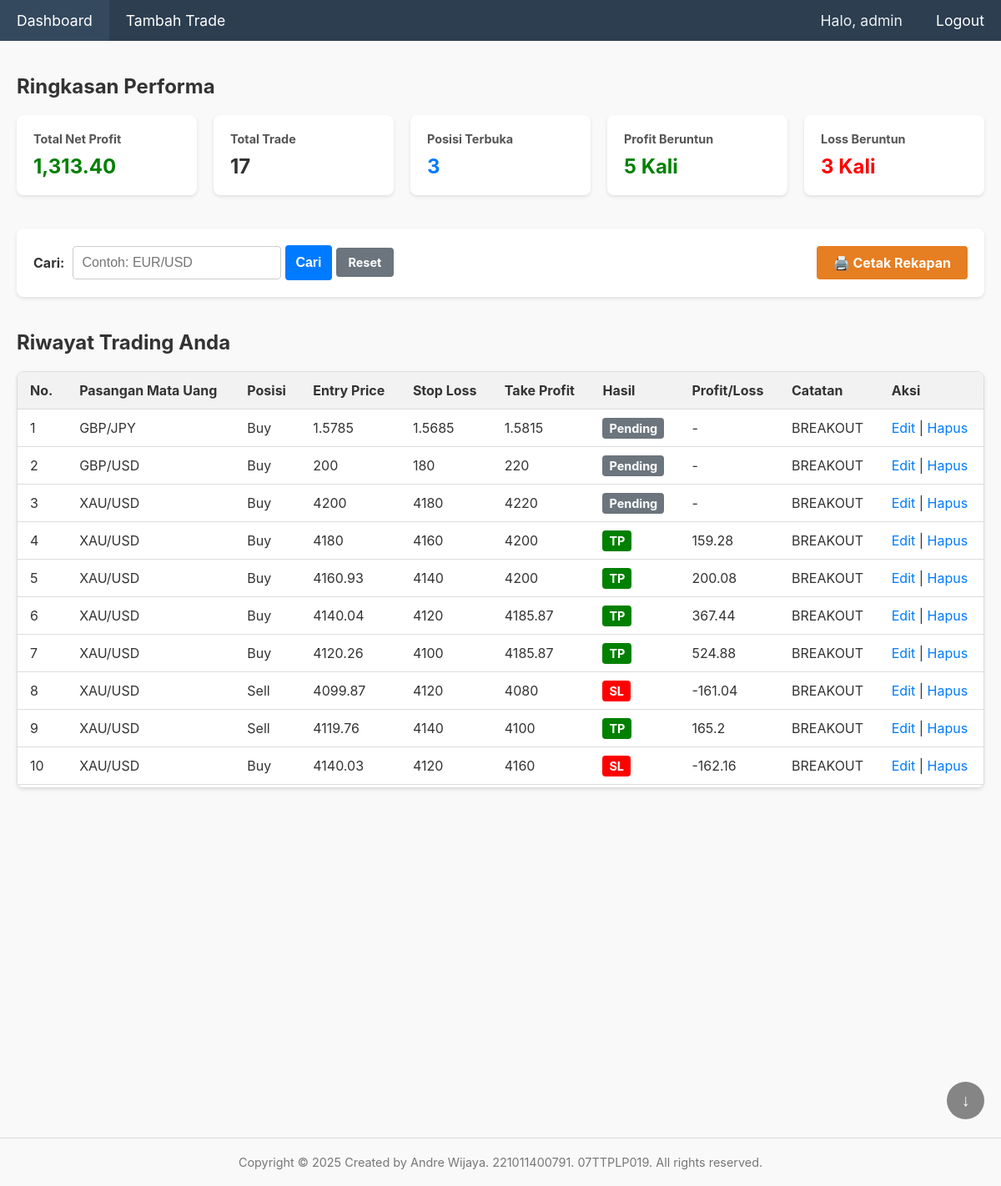
/dashboard.php (signed in), run on the app's committed database.
### tables this page shows
CREATE TABLE `trades` (
  `id` int(11) NOT NULL,
  `user_id` int(11) NOT NULL,
  `currency_pair` varchar(10) NOT NULL,
  `position_type` enum('Buy','Sell') NOT NULL,
  `entry_price` decimal(10,5) NOT NULL,
  `stop_loss` decimal(10,5) NOT NULL,
  `take_profit` decimal(10,5) NOT NULL,
  `hasil` enum('Pending','TP','SL') NOT NULL DEFAULT 'Pending',
  `profit_loss` decimal(10,2) DEFAULT NULL,
  `notes` text DEFAULT NULL
);

### dashboard.php (the view, shortened to what this page needs)
<?php
require_once 'config/database.php';
require_once 'templates/header.php';
$current_user_id = $_SESSION['user_id'];
$stmt_total = mysqli_prepare($koneksi, "SELECT COUNT(id) as total FROM trades WHERE user_id = ?");
mysqli_stmt_bind_param($stmt_total, "i", $current_user_id);
mysqli_stmt_execute($stmt_total);
$total_trades = mysqli_fetch_assoc(mysqli_stmt_get_result($stmt_total))['total'];
$stmt_pl = mysqli_prepare($koneksi, "SELECT SUM(profit_loss) as total_pl FROM trades WHERE user_id = ?");
mysqli_stmt_bind_param($stmt_pl, "i", $current_user_id);
mysqli_stmt_execute($stmt_pl);
$total_pl = mysqli_fetch_assoc(mysqli_stmt_get_result($stmt_pl))['total_pl'];
$stmt_open = mysqli_prepare($koneksi, "SELECT COUNT(id) as total_open FROM trades WHERE user_id = ? AND hasil = 'Pending'");
mysqli_stmt_bind_param($stmt_open, "i", $current_user_id);
mysqli_stmt_execute($stmt_open);
$total_open = mysqli_fetch_assoc(mysqli_stmt_get_result($stmt_open))['total_open'];
$stmt_streaks = mysqli_prepare($koneksi, "SELECT hasil FROM trades WHERE user_id = ? AND hasil IN ('TP', 'SL') ORDER BY id ASC");
mysqli_stmt_bind_param($stmt_streaks, "i", $current_user_id);
mysqli_stmt_execute($stmt_streaks);
$result_streaks = mysqli_stmt_get_result($stmt_streaks);
$max_win_streak = 0; $current_win_streak = 0; $max_loss_streak = 0; $current_loss_streak = 0;
while ($trade = mysqli_fetch_assoc($result_streaks)) {
    if ($trade['hasil'] == 'TP') {
        $current_win_streak++; $current_loss_streak = 0;
        if ($current_win_streak > $max_win_streak) $max_win_streak = $current_win_streak;
    } elseif ($trade['hasil'] == 'SL') {
        $current_loss_streak++; $current_win_streak = 0;
        if ($current_loss_streak > $max_loss_streak) $max_loss_streak = $current_loss_streak;
    }
}
$search_term = $_GET['search'] ?? '';
if (!empty($search_term)) {
    $query = "SELECT * FROM trades WHERE user_id = ? AND currency_pair LIKE ? ORDER BY id DESC";
    $stmt = mysqli_prepare($koneksi, $query);
    $search_like = "%" . $search_term . "%";
    mysqli_stmt_bind_param($stmt, "is", $current_user_id, $search_like);
} else {
    $query = "SELECT * FROM trades WHERE user_id = ? ORDER BY id DESC";
    $stmt = mysqli_prepare($koneksi, $query);
    mysqli_stmt_bind_param($stmt, "i", $current_user_id);
}
mysqli_stmt_execute($stmt);
$result = mysqli_stmt_get_result($stmt);
?>
<div class="container">
    <div class="welcome-msg">
        <h2>Ringkasan Performa</h2>
    </div>
    <div class="stats-container">
        <div class="stat-card">
            <h4>Total Net Profit</h4>
            <p class="stat-number <?php echo ($total_pl >= 0) ? 'profit' : 'loss'; ?>">
                <?php echo number_format($total_pl ?? 0, 2); ?>
            </p>
        </div>
        <div class="stat-card">
            <h4>Total Trade</h4>
            <p class="stat-number neutral"><?php echo $total_trades; ?></p>
        </div>
        <div class="stat-card">
            <h4>Posisi Terbuka</h4>
            <p class="stat-number blue"><?php echo $total_open; ?></p>
        </div>
        <div class="stat-card">
            <h4>Profit Beruntun</h4>
            <p class="stat-number profit"><?php echo $max_win_streak; ?> Kali</p>
        </div>
        <div class="stat-card">
            <h4>Loss Beruntun</h4>
            <p class="stat-number loss"><?php echo $max_loss_streak; ?> Kali</p>
        </div>
    </div>
    <div class="search-container" style="display: flex; justify-content: space-between; align-items: center; flex-wrap: wrap;">
        <form action="dashboard.php" method="GET" style="display: flex; align-items: center;">
            <label for="search" style="margin-right: 10px;">Cari:</label>
            <input type="text" id="search" name="search" placeholder="Contoh: EUR/USD" value="<?php echo htmlspecialchars($search_term); ?>" style="margin-right: 5px;">
            <button type="submit" class="btn btn-primary">Cari</button>
            <a href="dashboard.php" class="btn btn-reset">Reset</a>
        </form>
        <a href="cetak.php" target="_blank" class="btn" style="background-color: #e67e22; color: white; text-decoration: none; padding: 10px 20px; margin-left: auto;">
            🖨️ Cetak Rekapan
        </a>
    </div>
    <div class="welcome-msg" style="margin-top: 40px;">
        <h2>Riwayat Trading Anda</h2>
    </div>
    <div class="table-wrapper">
        <table class="main-table">
            <thead>
                <tr>
                    <th>No.</th>
                    <th>Pasangan Mata Uang</th>
                    <th>Posisi</th>
                    <th>Entry Price</th>
                    <th>Stop Loss</th>
                    <th>Take Profit</th>
                    <th>Hasil</th>
                    <th>Profit/Loss</th>
                    <th>Catatan</th>
                    <th>Aksi</th>
                </tr>
            </thead>
            <tbody>
                <?php if (mysqli_num_rows($result) > 0): ?>
                    <?php $nomor = 1; ?>
                    <?php while ($trade = mysqli_fetch_assoc($result)): ?>
                        <?php
                            $hasil_class = 'pending';
                            if ($trade['hasil'] == 'TP') $hasil_class = 'tp';
                            if ($trade['hasil'] == 'SL') $hasil_class = 'sl';
                        ?>
                        <tr>
                            <td><?php echo $nomor++; ?></td>
                            <td><?php echo htmlspecialchars($trade['currency_pair']); ?></td>
                            <td><?php echo htmlspecialchars($trade['position_type']); ?></td>
                            <td><?php echo (float)$trade['entry_price']; ?></td>
                            <td><?php echo (float)$trade['stop_loss']; ?></td>
                            <td><?php echo (float)$trade['take_profit']; ?></td>
                            <td><span class="status-badge <?php echo $hasil_class; ?>"><?php echo $trade['hasil']; ?></span></td>
                            <td><?php echo $trade['profit_loss'] ? (float)$trade['profit_loss'] : '-'; ?></td>
                            <td><?php echo htmlspecialchars($trade['notes']); ?></td>
                            <td>
                                <a href="trade_edit.php?id=<?php echo $trade['id']; ?>">Edit</a> |
                                <a href="trade_process.php?action=delete&id=<?php echo $trade['id']; ?>" onclick="return confirm('Yakin ingin menghapus?')">Hapus</a>
                            </td>
                        </tr>
                    <?php endwhile; ?>
                <?php endif; ?>
            </tbody>
        </table>
    </div> </div> <?php require_once 'templates/footer.php';  ?>

### templates/header.php (shortened to what this page needs)
<!DOCTYPE html>
<html lang="id">
<head>
    <link rel="stylesheet" href="assets/css/style.css">
</head>
<body>
    <div class="navbar">
        <a href="dashboard.php">Dashboard</a>
        <a href="trade_add.php">Tambah Trade</a>
        <div class="right">
            <?php if (isset($_SESSION['username'])): ?>
                <span class="navbar-user">Halo, <?php echo htmlspecialchars($_SESSION['username']); ?></span>
                <a href="logout.php">Logout</a>
            <?php endif; ?>
        </div>
    </div>

### templates/footer.php (shortened to what this page needs)
    <footer class="footer">
        <p>
            Copyright &copy; <?php echo date("Y"); ?> Created by Andre Wijaya. 221011400791. 07TTPLP019. All rights reserved.
        </p>
    </footer>
    <div class="scroll-button-container">
        <button id="scrollToBottomBtn" title="Pergi ke bawah">&darr;</button>
    </div>
    </body>
</html>

### assets/css/style.css (style rules this page uses)
html { box-sizing: border-box; height: 100%; }
*, *:before, *:after { box-sizing: inherit; }
body { font-family: -apple-system, BlinkMacSystemFont, "Segoe UI", Roboto, "Helvetica Neue", Arial, sans-serif; margin: 0; background-color: #f9f9f9; color: #333; display: flex; flex-direction: column; height: 100vh; overflow: hidden; }
a { color: #007bff; text-decoration: none; }
.navbar { background-color: #2c3e50; overflow: hidden; width: 100%; z-index: 1000; flex-shrink: 0; }
.navbar a { float: left; display: block; color: white; text-align: center; padding: 14px 20px; text-decoration: none; font-size: 1.1em; }
.navbar .right { float: right; }
.navbar .navbar-user { color: #ecf0f1; cursor: default; padding: 14px 20px; font-size: 1.1em; float: left; display: block; }
.container { width: 100%; max-width: 1600px; margin: 0 auto; padding: 20px; flex-grow: 1; overflow-y: auto; }
.footer { text-align: center; padding: 20px 0; border-top: 1px solid #ddd; font-size: 0.9em; color: #777; background-color: #f9f9f9; width: 100%; z-index: 1000; flex-shrink: 0; }
.footer p { margin: 0; }
input[type="text"], input[type="email"], input[type="password"], select, textarea { width: 100%; padding: 10px; box-sizing: border-box; border: 1px solid #ccc; border-radius: 4px; font-size: 1em; }
.btn { display: inline-block; padding: 12px; border: none; border-radius: 4px; cursor: pointer; font-size: 1em; font-weight: bold; color: white; text-decoration: none; text-align: center; transition: background-color 0.2s; }
.btn-primary { background-color: #007bff; }
.btn-reset { background-color: #6c757d; font-size: 0.9em; padding: 9px 15px; margin-left: 5px; }
.stats-container { display: flex; gap: 20px; margin-bottom: 40px; flex-wrap: wrap; }
.stat-card { flex: 1; background: white; padding: 20px; border-radius: 8px; box-shadow: 0 2px 4px rgba(0,0,0,0.1); min-width: 200px; }
.stat-card h4 { margin-top: 0; margin-bottom: 10px; color: #555; font-size: 0.9em; }
.stat-card .stat-number { font-size: 24px; font-weight: bold; margin: 0; }
.stat-number.profit { color: green; }
.stat-number.loss { color: red; }
.stat-number.neutral { color: #333; }
.stat-number.blue { color: #007bff; }
.search-container { margin-bottom: 20px; background: white; padding: 20px; border-radius: 8px; box-shadow: 0 2px 4px rgba(0,0,0,0.1); }
.search-container label { font-weight: bold; margin-right: 10px; }
.search-container input[type="text"] { width: 250px; }
.table-wrapper { max-height: 500px; overflow-y: auto; border: 1px solid #ddd; border-radius: 8px; box-shadow: 0 2px 4px rgba(0,0,0,0.1); background: white; }
.main-table { width: 100%; border-collapse: collapse; }
.main-table th, .main-table td { padding: 12px 15px; text-align: left; border-bottom: 1px solid #ddd; white-space: nowrap; }
.main-table th { position: sticky; top: 0; background-color: #f2f2f2; z-index: 10; }
.status-badge { color: white; padding: 4px 8px; border-radius: 4px; font-size: 0.9em; font-weight: bold; }
.status-badge.tp { background-color: green; }
.status-badge.sl { background-color: red; }
.status-badge.pending { background-color: #6c757d; }
.scroll-button-container { position: fixed; bottom: 80px; right: 20px; z-index: 1001; display: flex; flex-direction: column; gap: 10px; }
.scroll-button-container button { width: 45px; height: 45px; border-radius: 50%; border: none; background-color: #555; color: white; font-size: 20px; font-weight: bold; cursor: pointer; opacity: 0.7; transition: opacity 0.3s; }

### data on the page
trades: currency_pair "GBP/JPY", position_type "Buy", entry_price "1.5785", stop_loss "1.5685", take_profit "1.5815", hasil "Pending", notes "BREAKOUT"
trades: currency_pair "GBP/USD", position_type "Buy", entry_price "200", stop_loss "180", take_profit "220", hasil "Pending", notes "BREAKOUT"
trades: currency_pair "XAU/USD", position_type "Buy", entry_price "4200", stop_loss "4180", take_profit "4220", hasil "Pending", notes "BREAKOUT"
trades: currency_pair "XAU/USD", position_type "Buy", entry_price "4180", stop_loss "4160", take_profit "4200", hasil "TP", profit_loss "159.28", notes "BREAKOUT"
trades: currency_pair "XAU/USD", position_type "Buy", entry_price "4160.93", stop_loss "4140", take_profit "4200", hasil "TP", profit_loss "200.08", notes "BREAKOUT"
trades: currency_pair "XAU/USD", position_type "Buy", entry_price "4140.04", stop_loss "4120", take_profit "4185.87", hasil "TP", profit_loss "367.44", notes "BREAKOUT"
trades: currency_pair "XAU/USD", position_type "Buy", entry_price "4120.26", stop_loss "4100", take_profit "4185.87", hasil "TP", profit_loss "524.88", notes "BREAKOUT"
trades: currency_pair "XAU/USD", position_type "Sell", entry_price "4099.87", stop_loss "4120", take_profit "4080", hasil "SL", profit_loss "-161.04", notes "BREAKOUT"
trades: currency_pair "XAU/USD", position_type "Sell", entry_price "4119.76", stop_loss "4140", take_profit "4100", hasil "TP", profit_loss "165.2", notes "BREAKOUT"
trades: currency_pair "XAU/USD", position_type "Buy", entry_price "4140.03", stop_loss "4120", take_profit "4160", hasil "SL", profit_loss "-162.16", notes "BREAKOUT"

### other printed values
$_SESSION['username'] "admin"
$total_pl "1,313.40"
$total_trades "17"
$total_open "3"
$max_win_streak "5"
$max_loss_streak "3"
